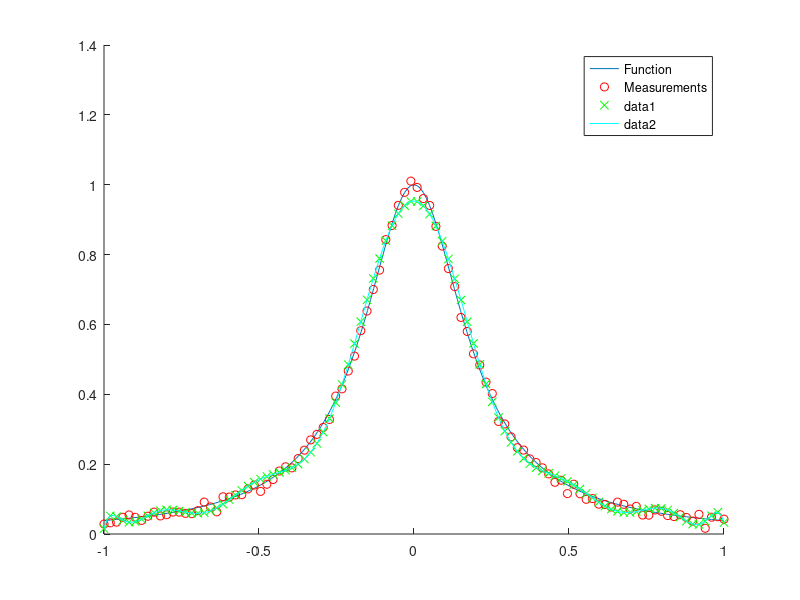

Here is the MATLAB script that generated this plot:
%% Least squares curve fit
clear; clc;
% Main function
zt = -1:0.01:1;
Nt = length(zt);
bt = 1./(1+25*zt.^2);
figure(1);clf;hold on;
plot(zt,bt)

% Measurements
n = 100;
e = 0.1^2*randn(1,n);
z = [-1:2/(n-1):1];
b = 1./(1+25*z.^2) + e;
plot(z,b ,'ro')
legend ('Function', 'Measurements');

% Poly approx
m = 15
x = ones(m,1);
for i=1:n
    A(i,1) = 1;
    for j=2:m
        aj = A(i,j-1)*z(i);
        A(i,j) = aj;
    end
end

xe = pinv(A)*b';

be = A*xe;
plot(z,be,'gx')

% Compare functions
afit = ones(Nt,1);
for j = 2:m
    afit = [afit, afit(:,j-1).*zt'];
end
bfit = afit*xe;
plot(zt,bfit,'c')
